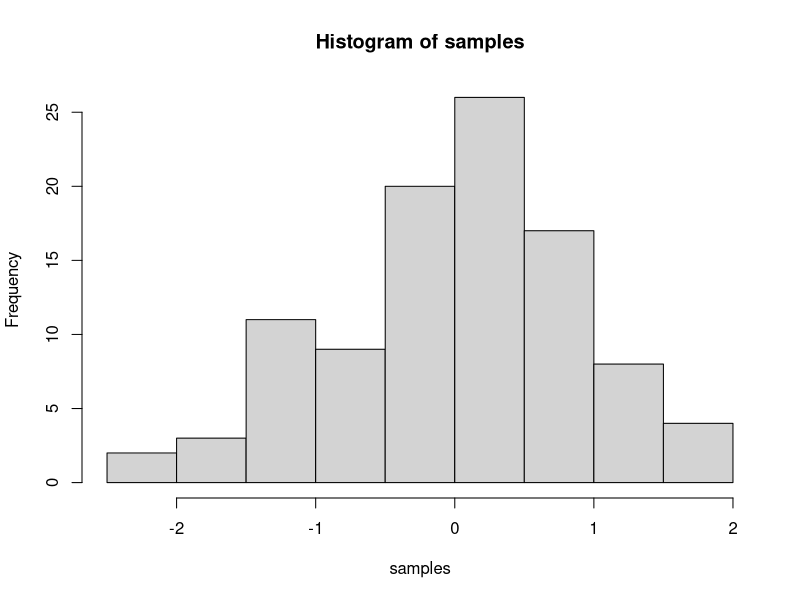

R code for this plot: (Note: this script raises an error after producing the figure.)
## ---- chunk 1
knitr::opts_chunk$set(message=FALSE,warning=FALSE, cache=TRUE)
## ---- chunk 2
samples <- rnorm(100, mean=0, sd=1)
hist(samples)
## ---- chunk 3
1+2
2*5
5/3
(1+6+4)/5

## ---- chunk 4
a<-1
b<-2
a+b

d<-c(1,2,3)
e<-c(5,6,7)
d+e
d*e
d/e

## ---- chunk 5
# for loop solution
# i becomes the number 1 to 100 at each step of the loop


a <- length(100) # make empty variable, set length to 100
for (i in 1:100){
  a[i] <-i #assigns the number in i, to the ith index of a
}

print(a)

# for loop solution #2

a<-c() #create empty variable using combine command
for (i in 1:100){
  a<-c(a,i) # keeps combining a with itself and the new number in i
}
print(a)

# seq solution
a <- seq(1,100,1) # look up help for seq using ?seq() in console
print(a)

## ---- chunk 6
# Solution #1
sum(1:100)

# Solution #2
listOfNumbers = c(1:100)
total = 0
for(index in 1:length(listOfNumbers)) {
  total = total + listOfNumbers[index] }
print(total)

## ---- chunk 7
# Solution #1

sumFunction = function(firstInteger, secondInteger) {
  
  # this function finds the sum of all the integers between two integers but not including the bounded integers
  
  # first identifies the larger integer and smaller integer
  biggerInteger = max(firstInteger, secondInteger)
  smallerInteger = min(firstInteger, secondInteger)
  result = 0
  
  # adds to the result variable given the condition that the two integers are at least one integer apart
  while((biggerInteger - smallerInteger) > 1 ) {
    smallerInteger = smallerInteger + 1
    result = result + smallerInteger }
  
  return(result)
}

sumFunction(1,100)
## ---- chunk 8
listOfOddNumbers = c()
firstBound = 1
secondBound = 100

while(firstBound < secondBound) {
  # if the number is not divisible by two, it is added to the list of odd numbers
  if(firstBound %% 2 != 0) {
    listOfOddNumbers = append(listOfOddNumbers, firstBound) }
  firstBound = firstBound + 1 }

print(listOfOddNumbers)

## ---- chunk 9
# The goal is to identify the composite numbers first
listOfNumbers = c(1:1000)
compositeIndex = c()

for(n in 1:length(listOfNumbers)) {
  for(d in 1:length(listOfNumbers)) {
    # the if statement determines if a number in the list is composite
    if((listOfNumbers[n]/listOfNumbers[d] > 1 && listOfNumbers[n] %% listOfNumbers[d] == 0 && listOfNumbers[d] != 1) || listOfNumbers[n] == 1) {
      compositeIndex = append(compositeIndex, n) }
  } }

compositeIndex = unique(compositeIndex)
# eliminates the composite numbers from the list
listOfNumbers = listOfNumbers[-compositeIndex]
print(listOfNumbers)
## ---- chunk 10
# generates 100 random numbers between 0 and 100
round(runif(100) * 100)
## ---- chunk 11
# generates 100 random numbers between 1 and 10
round(runif(100, 1, 10))
## ---- chunk 12
lolll
